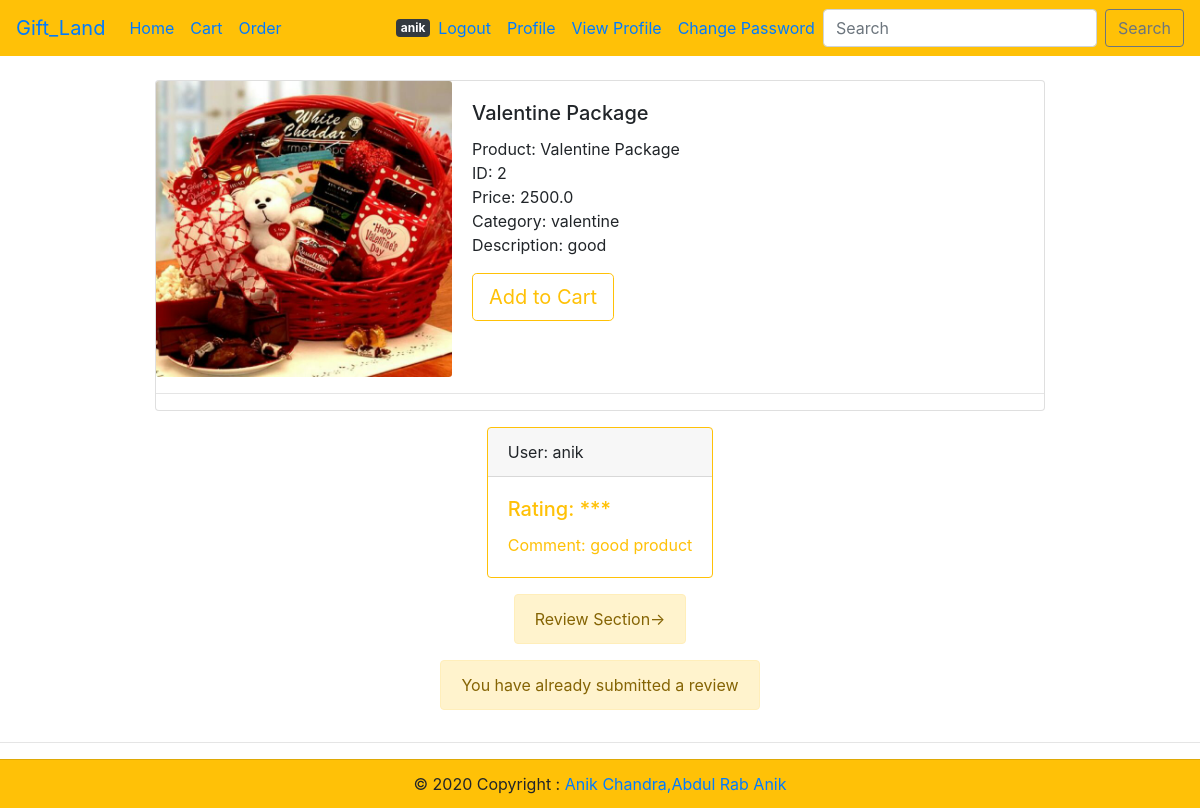
The app's page /review/7 (signed in) with its own data.
### ProductInfo/models.py (models this page shows, shortened)
class Product(models.Model):
    p_id=models.IntegerField(default=0)
    p_name=models.CharField(max_length=100)
    p_price=models.FloatField(blank=True)
    description=models.TextField(blank=True)
    category=models.CharField(max_length=100)
    p_image=models.ImageField(upload_to='product/images')
    reviews = models.ManyToManyField(Review)

class Review(models.Model):
    RatingStar=(
        ('*','*'),
        ('**','**'),
        ('***','***'),
        ('****','****'),
        ('*****','*****'),
    )
    rating=models.CharField(max_length=10,choices=RatingStar,default='***')
    comment=models.TextField(blank=True,null=True)
    user=models.ForeignKey(User,on_delete=models.CASCADE,null=True,blank=True)
    def __str__(self):
        return self.rating

### ProductInfo/views.py (the view, shortened to what this page needs)
# urls.py: path('review/<int:product_id>',Product_view.ProductReview, name='review'),
def ProductReview(request,product_id):
    review_done=False
    detail=get_object_or_404(Product,id=product_id)
    userlist = detail.reviews.filter(user=request.user)
    print(userlist,len(userlist))
    if len(userlist)!=0:
        review_done=True
    form = ReviewForm()
    context = {
        'detail':detail,
        'form':form,
        'review_done':review_done,
    }
    return render(request,'ProductHtml/review.html',context)

### ProductInfo/forms.py
class ReviewForm(forms.ModelForm):
    class Meta:
        model= Review
        fields=('rating','comment')

### templates/ProductHtml/review.html
{% extends 'base.html' %}
{% load static %}
{% load crispy_forms_tags %}
{% block content %}
<br>
<div class="col d-flex justify-content-center">
<div class="card mb-3" style="max-width: 900px;">
    <div class="row no-gutters">
      <div class="col mx-auto ">
        <img src="{{detail.p_image.url }}" class="card-img" alt="...">
      </div>
      <div class="col-md-8">
        <div class="card-body">
          <h5 class="card-title">{{detail.p_name}}</h5>
          <p class="card-text">
            Product: {{ detail.p_name }} <br>
            ID: {{ detail.p_id }} <br>
            Price: {{ detail.p_price }} <br>
            Category: {{ detail.category }} <br>
            Description: {{ detail.description }} <br>
          </p>
          <a href="{% url 'update-cart' detail.id %}">
            <button type="submit" class="btn btn-lg btn-outline-warning">Add to Cart</button>
          </a>
        </div>
      </div>
    </div>
    <hr>
  </div>
</div>
<div class="col d-flex justify-content-center">
  {% for review in detail.reviews.all %}
    <div class="card border-warning mb-3" style="max-width: 18rem;">
      <div class="card-header">User: {{ review.user.username }}</div>
      <div class="card-body text-warning">
        <h5 class="card-title">Rating: {{ review.rating }}</h5>
        <p class="card-text">Comment: {{ review.comment }}</p>
      </div>
    </div>
    {% endfor %}
  </div>
  <div class="col d-flex justify-content-center">
    <div class="alert alert-warning" role="alert">
      Review Section->
    </div>
    </div>
<div class="col d-flex justify-content-center">
    {% if review_done == False %}
    <form method="POST">
      {% csrf_token %}
      {{ form | crispy }}<br>
      <button type="submit" class="btn btn-outline-warning">Review</button>
    </form>
    {% else %}
    <div class="alert alert-warning" role="alert">
        You have already submitted a review
    </div>
    {% endif %}
</div>
<hr>
{% endblock %}

### templates/base.html (shortened to what this page needs)
<!doctype html>
<html lang="en">
  <head>
    <link rel="stylesheet" href="https://stackpath.bootstrapcdn.com/bootstrap/4.5.2/css/bootstrap.min.css">
  </head>
  <body>
<nav class="navbar navbar-expand-lg navbar-transparent bg-warning">
	<a class="navbar-brand" href="/">Gift_Land</a>
	<div class="collapse navbar-collapse" id="navbarSupportedContent">
	  <ul class="navbar-nav mr-auto">
		<li class="nav-item active">
		  <a class="nav-link" href="/">Home <span class="sr-only">(current)</span></a>
        </li>
        <li class="nav-item active">
            <a class="nav-link" href="/cart">Cart<span class="sr-only">(current)</span></a>
        </li>
        <li class="nav-item active">
            <a class="nav-link" href="/orders">Order<span class="sr-only">(current)</span></a>
		</li>
	  </ul>
	{% if user.is_authenticated %}
	    <span class="badge badge-dark">{{user.username}}</span>
	<ul class="navbar-nav  my-2 my-lg-0">
		<li class="nav-item active">
		  <a class="nav-link" href="/account/logout">Logout<span class="sr-only">(current)</span></a>
		</li>
        <li class="nav-item">
			<a class="nav-link" href="/profile">Profile</a>
		  </li>
		  <li class="nav-item">
			<a class="nav-link" href="/profileview">View Profile</a>
		  </li>
        <li class="nav-item">
			<a class="nav-link" href="/account/password_change">Change Password</a>
		</li>
	</ul>
	{% endif %}
	<form class="form-inline " method="POST" action="{% url 'index' %}">
		<input class="form-control mr-sm-2" type="search" placeholder="Search"  name = search aria-label="Search">
		<button class="btn btn-outline-secondary my-2 my-sm-0" type="submit">Search</button>
	  </form>
	</div>
  </nav>
  {% block content %}
  {% endblock %}
<footer class="card-footer bg-warning">
    <div class="col d-flex justify-content-center">© 2020 Copyright :
    	<a href="void-brain70.github.io/port">&nbsp;Anik Chandra</a>
      <a href="https://github.com/Ar-Anik/Gift_Land">,Abdul Rab Anik</a>
    </div>
  </footer>
  </body>
</html>

### records on screen
Product: p_image (picture), p_name "Valentine Package", p_id "2", p_price "2500.0", category "valentine", description "good"
Review: user.username "anik", rating "***", comment "good product"

### other values on screen
{{ user.username }} "anik"
